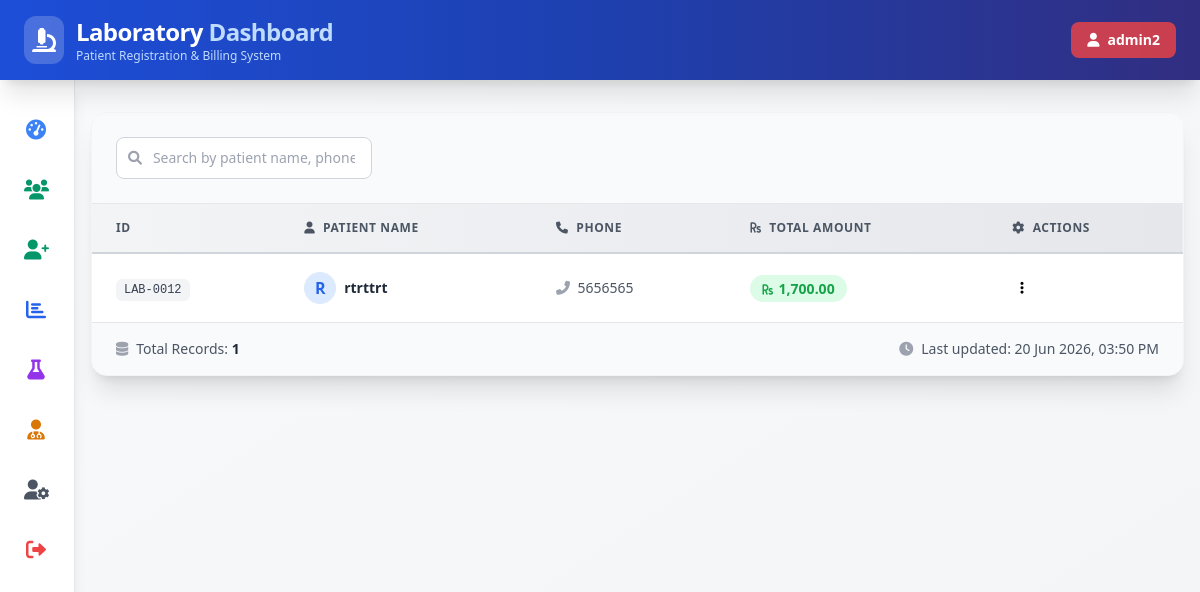
Screenshot of /pages/patients.php (signed in) with the database file from the repository.
### tables this page shows
CREATE TABLE `patients` (
  `id` int(11) NOT NULL,
  `patient_name` varchar(100) NOT NULL,
  `age` varchar(30) NOT NULL,
  `gender` varchar(10) NOT NULL,
  `doctor_reference` varchar(100) NOT NULL,
  `phone` varchar(20) NOT NULL,
  `subtotal` decimal(10,2) NOT NULL,
  `discount` decimal(10,2) NOT NULL,
  `grand_total` decimal(10,2) NOT NULL,
  `created_at` timestamp NOT NULL DEFAULT current_timestamp(),
  `invoice_no` varchar(50) DEFAULT NULL
);

### pages/patients.php (the view, shortened to what this page needs)
<?php
include '../config.php';
include 'header.php';
include 'sidebar.php';
$patients = mysqli_query($conn, "
    SELECT * FROM patients
    ORDER BY id DESC
");
?>
<body class="bg-gradient-to-br from-blue-50 to-indigo-100 font-sans">
    <div class="w-full overflow-y-auto mx-auto px-4 py-8">
        <div class="bg-white rounded-2xl shadow-xl overflow-hidden mb-8 border border-gray-100">
            <div class="p-6 bg-gray-50 border-b border-gray-200">
                <div class="relative max-w-md">
                    <i class="fas fa-search absolute left-3 top-1/2 -translate-y-1/2 text-gray-400 text-sm"></i>
                    <input type="text" id="searchInput" onkeyup="filterTable()"
                        placeholder="Search by patient name, phone, ID..."
                        class="border border-gray-300 rounded-lg pl-9 pr-4 py-2.5 text-sm focus:outline-none focus:ring-2 focus:ring-blue-400">
                </div>
            </div>
            <div class="overflow-x-auto">
                <table class="w-full">
                    <thead>
                        <tr class="bg-gradient-to-r from-gray-100 to-gray-200 border-b-2 border-gray-300">
                            <th class="px-6 py-4 text-left text-xs font-bold text-gray-600 uppercase tracking-wider">
                            </i> ID
                            </th>
                            <th class="px-6 py-4 text-left text-xs font-bold text-gray-600 uppercase tracking-wider">
                                <i class="fas fa-user mr-1"></i> Patient Name
                            </th>
                            <th class="px-6 py-4 text-left text-xs font-bold text-gray-600 uppercase tracking-wider">
                                <i class="fas fa-phone mr-1"></i> Phone
                            </th>
                            <th class="px-6 py-4 text-left text-xs font-bold text-gray-600 uppercase tracking-wider">
                                <i class="fas fa-rupee-sign mr-1"></i> Total Amount
                            </th>
                            <th class="px-6 py-4 text-left text-xs font-bold text-gray-600 uppercase tracking-wider">
                                <i class="fas fa-cog mr-1"></i> Actions
                            </th>
                        </tr>
                    </thead>
                    <tbody id="patientTableBody" class="divide-y divide-gray-200">
                        <?php if (mysqli_num_rows($patients) > 0): ?>
                        <?php while ($row = mysqli_fetch_assoc($patients)) { ?>
                        <tr class="hover:bg-blue-50 transition-custom group">
                            <td class="px-6 py-4 whitespace-nowrap text-sm font-medium text-gray-900">
                                <span class="bg-gray-100 text-gray-700 px-2 py-1 rounded-md text-xs font-mono">
                                    <?php echo 'LAB-0' . str_pad($row['id'], 3, '0', STR_PAD_LEFT); ?>
                                </span>
                            </td>
                            <td class="px-6 py-4 whitespace-nowrap">
                                <div class="flex items-center gap-2">
                                    <div
                                        class="w-8 h-8 bg-blue-100 rounded-full flex items-center justify-center text-blue-600 font-bold">
                                        <?php echo strtoupper(substr(htmlspecialchars($row['patient_name']), 0, 1)); ?>
                                    </div>
                                    <span
                                        class="text-sm font-semibold text-gray-800"><?php echo htmlspecialchars($row['patient_name']); ?></span>
                                </div>
                            </td>
                            <td class="px-6 py-4 whitespace-nowrap text-sm text-gray-600">
                                <i class="fas fa-phone-alt text-gray-400 mr-1"></i>
                                <?php echo htmlspecialchars($row['phone']); ?>
                            </td>
                            <td class="px-6 py-4 whitespace-nowrap">
                                <span class="text-sm font-bold text-green-600 bg-green-100 px-3 py-1 rounded-full">
                                    <i class="fas fa-rupee-sign text-xs mr-0.5"></i>
                                    <?php echo number_format($row['grand_total'], 2); ?>
                                </span>
                            </td>
                            <td class="px-6 py-4 whitespace-nowrap text-sm">
                                <div class="relative inline-block text-left">
                                    <button type="button" onclick="toggleMenu(<?php echo $row['id']; ?>)"
                                        class="p-2 rounded-lg hover:bg-gray-100 transition">
                                        <i class="fas fa-ellipsis-v"></i>
                                    </button>
                                </div>
                            </td>
                        </tr>
                        <?php } ?>
                        <?php endif; ?>
                    </tbody>
                </table>
            </div>
            <div class="bg-gray-50 px-6 py-4 border-t border-gray-200">
                <div class="flex justify-between items-center text-sm text-gray-600">
                    <div class="flex items-center gap-2">
                        <i class="fas fa-database text-gray-400"></i>
                        <span>Total Records: <strong
                                class="text-gray-800"><?php echo mysqli_num_rows($patients); ?></strong></span>
                    </div>
                    <div class="flex items-center gap-2">
                        <i class="fas fa-clock text-gray-400"></i>
                        <span>Last updated: <?php echo date('d M Y, h:i A'); ?></span>
                    </div>
                </div>
            </div>
        </div>
    </div>
    </div>
<?php include 'footer.php'; ?>

### rows the page displays
patients: id "012", patient_name "R", patient_name "rtrttrt", phone "5656565", grand_total "1,700.00"

### other values shown
$_SESSION['admin'] "admin2"
mysqli_num_rows($patients) "1"
